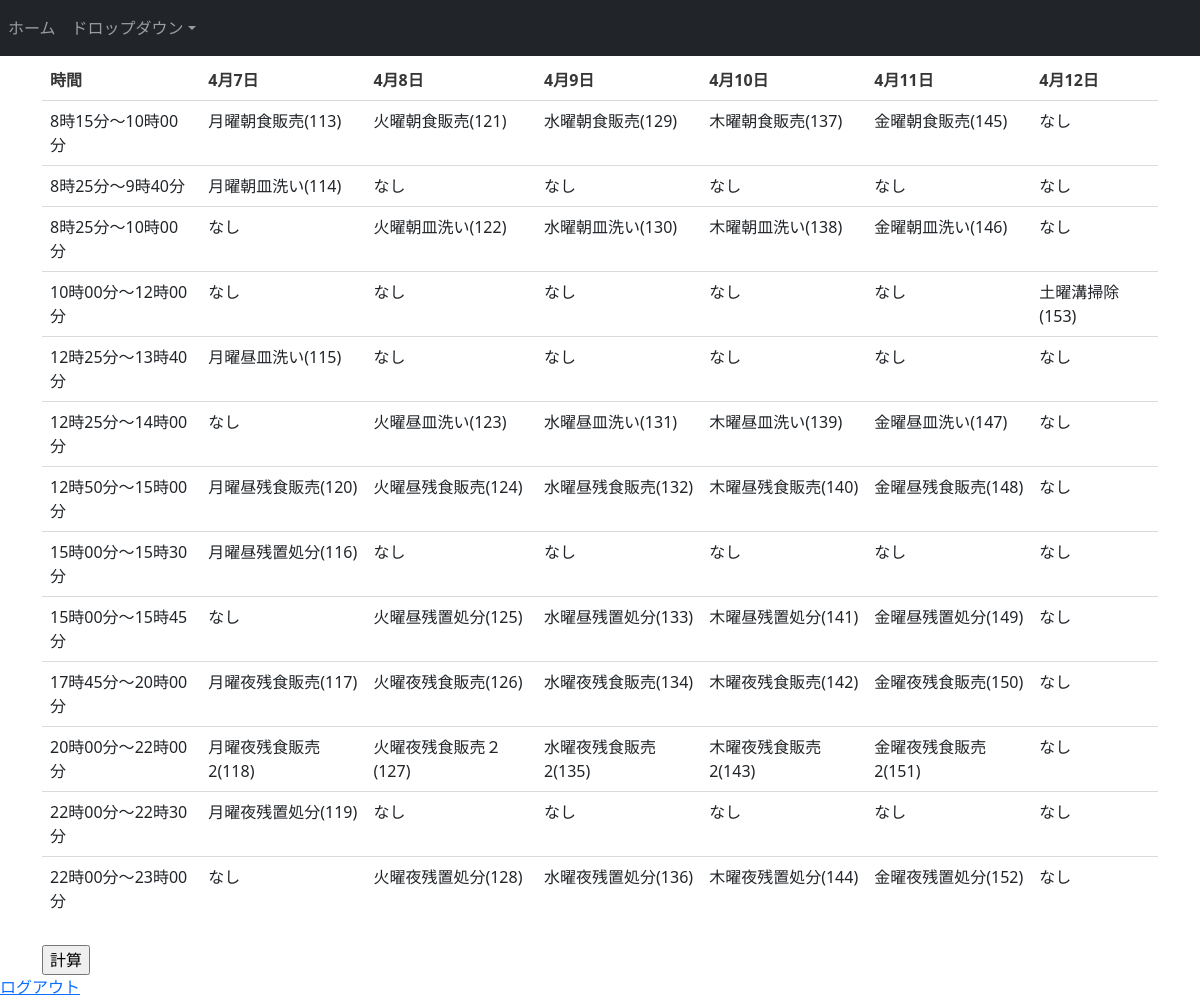
The page /kumano_shift_maker/mypage/recruit/1/ on the database its author committed.
### shift_maker/models.py (models this page shows, shortened)
class Slot(models.Model):
    workname=models.CharField(max_length=30,null=True,blank=True)
    day=models.DateField(default=timezone.now)
    start_time=models.TimeField(default=time(10,0,0))
    end_time=models.TimeField(default=time(12,0,0))
    days_from_start=models.PositiveIntegerField(default=0) #1日目は０
    required_number=models.PositiveIntegerField(default=1)
    content=models.ForeignKey(WorkContent,on_delete=models.SET_DEFAULT,default='無し')
    is_decided=models.BooleanField(default=False)#既に募集締め切りが過ぎた枠かどうか
    for_template=models.BooleanField(default=False)

### shift_maker/views.py (the view)
# urls.py: path('mypage/recruit/<int:pk>/', views.shift_recruit_detail,name='recruit_detail'),
def shift_recruit_detail(request,pk):
    shift=get_object_or_404(Shift, pk=pk)
    days_list=sorted(list(set(list(shift.slot.all().values_list('day',flat=True)))))
    time_list=sorted(list(set(list(shift.slot.all().values_list('start_time','end_time')))))
    sametime_slotlist=[]
    for start_time, end_time in time_list:
        time_slot_list=[]
        for day in days_list:
            slots=shift.slot.filter(day=day,start_time=start_time,end_time=end_time)
            one_table=[]
            for slot in slots:
                one_table.append((slot,slot.slot_users.all()))
            time_slot_list.append(one_table)
        sametime_slotlist.append((start_time, end_time,time_slot_list))
    return render(request,'shift_maker/recruit_detail.html',{'shift':shift,'days_list':days_list,'sametime_slot_list':sametime_slotlist})

### shift_maker/templates/shift_maker/recruit_detail.html (shortened to what this page needs)
{% extends 'shift_maker/base.html' %}
{% block body-contents %}
<table class="table">
    <tr>
        <th>時間</th>
        {% for day in days_list %}
            <th>{{day|date:"n月j日"}}</th>
        {% endfor %}
    </tr>
    {% for start_time, end_time, time_slot_list in sametime_slot_list %}
    <tr>
        <td>{{ start_time|date:"G時i分" }}～{{ end_time|date:"G時i分" }}</td>
        {% for one_table in time_slot_list %}
        {% if not one_table %}
        <td>なし</td>
        {% else %}
        <td>{% for slot, slot_users in one_table %}
            {{slot.workname}}
        {% endfor %}</td>
        {% endif %}
        {% endfor %}
    </tr>
    {% endfor %}
</table>
<form action="{% url 'shift_maker:scheduling' shift.id %}" method="post">
    <input type="submit" value="計算">
</form>
{% endblock %}

### rows shown on the page
Slot: workname "月曜朝食販売(113)"
Slot: workname "火曜朝食販売(121)"
Slot: workname "水曜朝食販売(129)"
Slot: workname "木曜朝食販売(137)"
Slot: workname "金曜朝食販売(145)"
Slot: workname "月曜朝皿洗い(114)"
Slot: workname "火曜朝皿洗い(122)"
Slot: workname "水曜朝皿洗い(130)"
Slot: workname "木曜朝皿洗い(138)"
Slot: workname "金曜朝皿洗い(146)"
Slot: workname "土曜溝掃除(153)"
Slot: workname "月曜昼皿洗い(115)"
Slot: workname "火曜昼皿洗い(123)"
Slot: workname "水曜昼皿洗い(131)"
Slot: workname "木曜昼皿洗い(139)"
Slot: workname "金曜昼皿洗い(147)"
Slot: workname "月曜昼残食販売(120)"
Slot: workname "火曜昼残食販売(124)"
Slot: workname "水曜昼残食販売(132)"
Slot: workname "木曜昼残食販売(140)"
Slot: workname "金曜昼残食販売(148)"
Slot: workname "月曜昼残置処分(116)"
Slot: workname "火曜昼残置処分(125)"
Slot: workname "水曜昼残置処分(133)"
Slot: workname "木曜昼残置処分(141)"
Slot: workname "金曜昼残置処分(149)"
Slot: workname "月曜夜残食販売(117)"
Slot: workname "火曜夜残食販売(126)"
Slot: workname "水曜夜残食販売(134)"
Slot: workname "木曜夜残食販売(142)"
Slot: workname "金曜夜残食販売(150)"
Slot: workname "月曜夜残食販売2(118)"
Slot: workname "火曜夜残食販売２(127)"
Slot: workname "水曜夜残食販売2(135)"
Slot: workname "木曜夜残食販売2(143)"
Slot: workname "金曜夜残食販売2(151)"
Slot: workname "月曜夜残置処分(119)"
Slot: workname "火曜夜残置処分(128)"
Slot: workname "水曜夜残置処分(136)"
Slot: workname "木曜夜残置処分(144)"
Slot: workname "金曜夜残置処分(152)"

### other values the page prints
{{ day|date:"n月j日" }} "4月7日" "4月8日" "4月9日" "4月10日" "4月11日" "4月12日"
{{ start_time|date:"G時i分" }} "8時15分" "8時25分" "8時25分" "10時00分" "12時25分" "12時25分" "12時50分" "15時00分" "15時00分" "17時45分" "20時00分" "22時00分" "22時00分"
{{ end_time|date:"G時i分" }} "10時00分" "9時40分" "10時00分" "12時00分" "13時40分" "14時00分" "15時00分" "15時30分" "15時45分" "20時00分" "22時00分" "22時30分" "23時00分"
